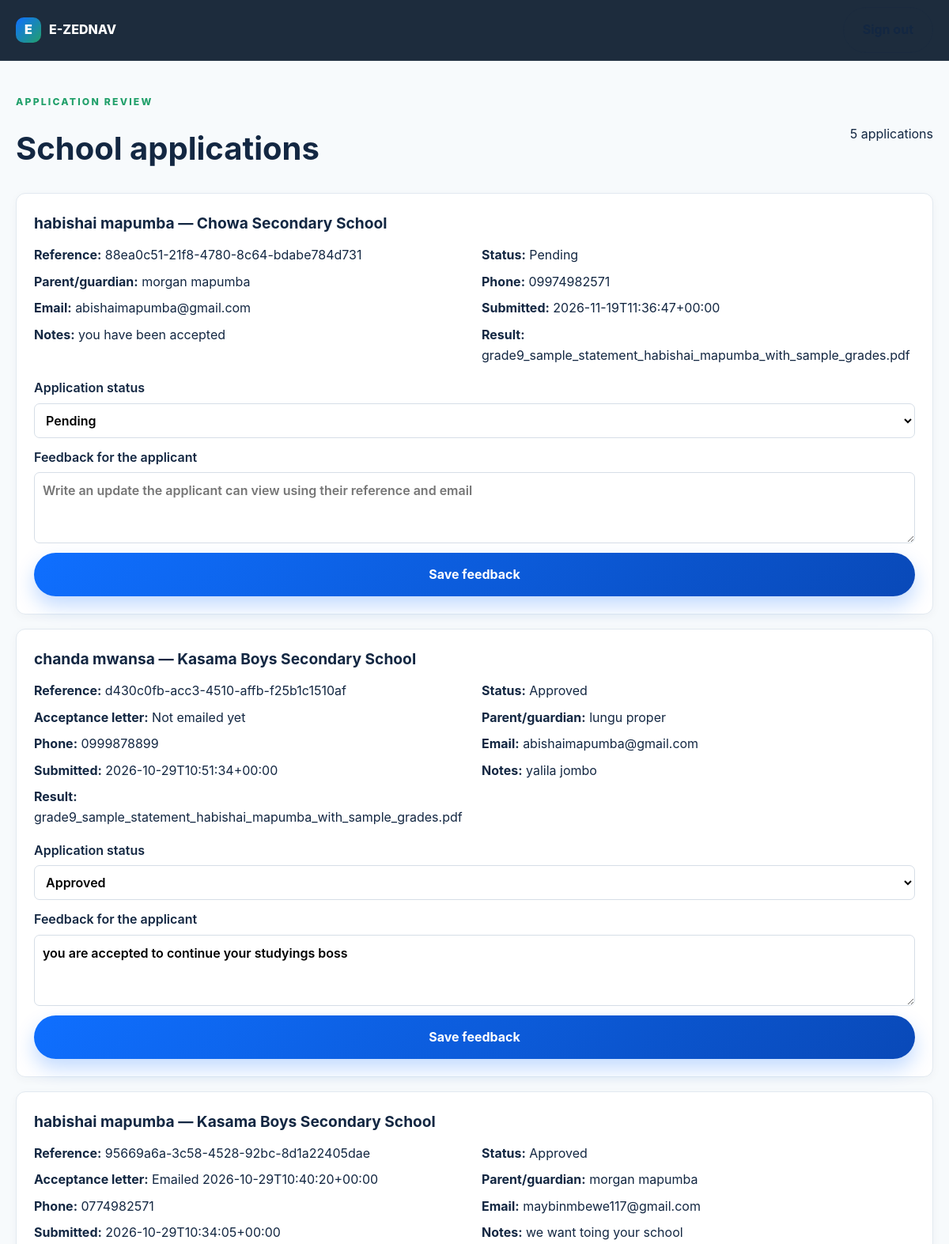
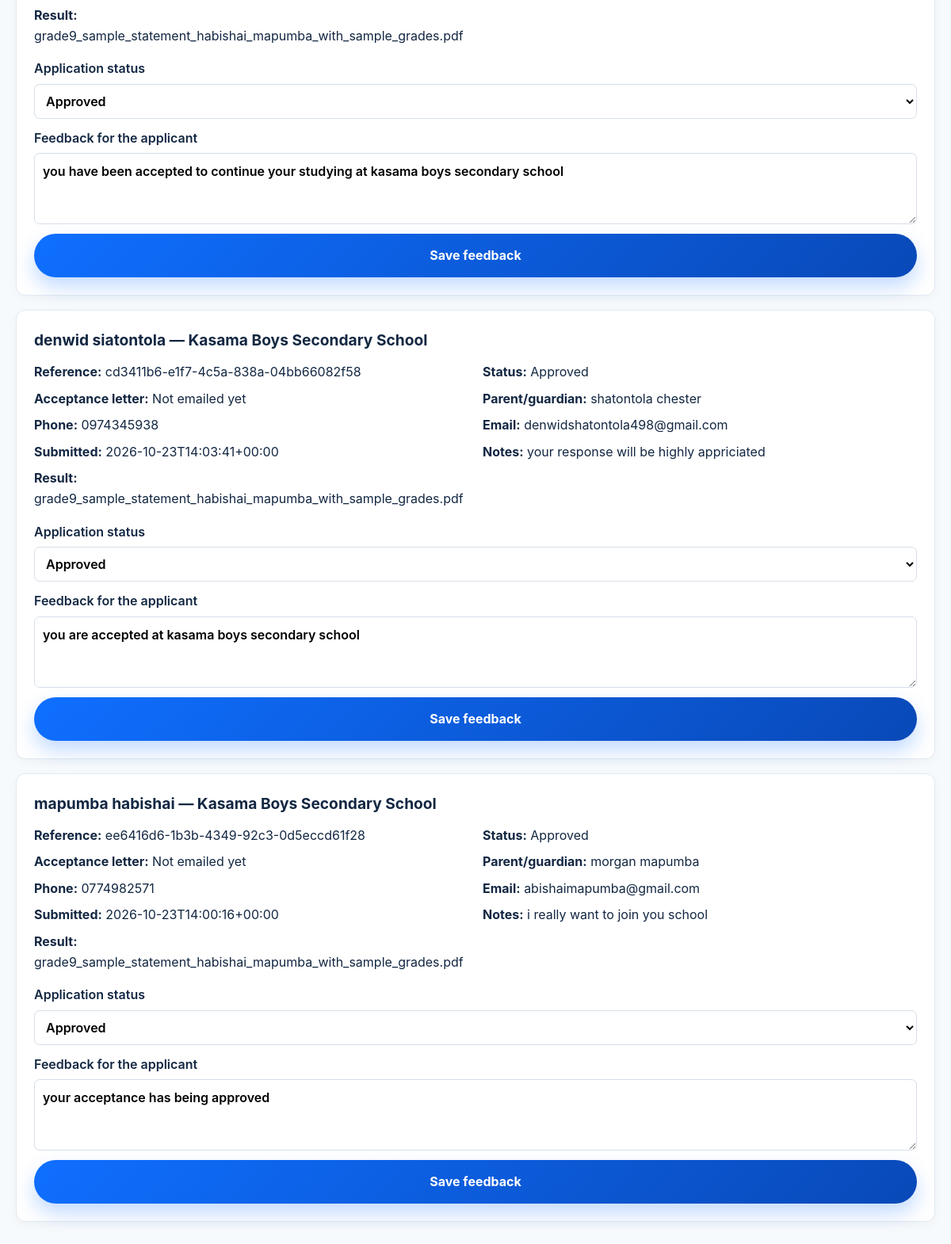
/admin (signed in), run on the app's committed database (2 pictures, top to bottom).
### tables this page shows
CREATE TABLE applications (
                    reference TEXT PRIMARY KEY,
                    school_name TEXT NOT NULL,
                    student_name TEXT NOT NULL,
                    guardian_name TEXT NOT NULL,
                    phone TEXT NOT NULL,
                    email TEXT NOT NULL,
                    notes TEXT NOT NULL DEFAULT '',
                    document_name TEXT NOT NULL,
                    document_type TEXT NOT NULL,
                    document_data BLOB NOT NULL,
                    status TEXT NOT NULL DEFAULT 'Pending',
                    feedback TEXT NOT NULL DEFAULT '',
                    submitted_at TEXT NOT NULL,
                    updated_at TEXT NOT NULL
                , acceptance_letter_sent_at TEXT);

### app.py (the view)
    @app.get("/admin")
    @require_admin
    def admin_dashboard() -> Any:
        with database() as connection:
            applications = connection.execute(
                """
                SELECT reference, school_name, student_name, guardian_name,
                       phone, email, notes, document_name, status, feedback,
                       submitted_at, updated_at, acceptance_letter_sent_at
                FROM applications
                ORDER BY submitted_at DESC
                """
            ).fetchall()
        return render_template(
            "admin_dashboard.html",
            applications=applications,
            statuses=APPLICATION_STATUSES,
            csrf_token=csrf_token(),
        )

### templates/admin_dashboard.html (shortened to what this page needs)
<!DOCTYPE html>
<html lang="en">
  <head>
    <link rel="stylesheet" href="/style.css" />
  </head>
  <body>
    <header class="site-header">
      <div class="container nav-wrap">
        <a href="/" class="brand"><span class="brand-mark">E</span>E-ZEDNAV</a>
        <form method="post" action="{{ url_for('admin_logout') }}">
          <button class="btn btn-secondary" type="submit">Sign out</button>
        </form>
      </div>
    </header>
    <main class="admin-page">
      <div class="container">
        <header class="admin-heading">
          <div>
            <p class="eyebrow">APPLICATION REVIEW</p>
            <h1>School applications</h1>
          </div>
          <p>{{ applications|length }} application{% if applications|length != 1 %}s{% endif %}</p>
        </header>
        {% if applications %}
          {% for application in applications %}
            <article class="admin-application">
              <h2>{{ application["student_name"] }} — {{ application["school_name"] }}</h2>
              <div class="admin-details">
                <p><strong>Reference:</strong> {{ application["reference"] }}</p>
                <p><strong>Status:</strong> {{ application["status"] }}</p>
                {% if application["acceptance_letter_sent_at"] %}
                  <p><strong>Acceptance letter:</strong> Emailed {{ application["acceptance_letter_sent_at"] }}</p>
                {% elif application["status"] == "Approved" %}
                  <p><strong>Acceptance letter:</strong> Not emailed yet</p>
                {% endif %}
                <p><strong>Parent/guardian:</strong> {{ application["guardian_name"] }}</p>
                <p><strong>Phone:</strong> {{ application["phone"] }}</p>
                <p><strong>Email:</strong> {{ application["email"] }}</p>
                <p><strong>Submitted:</strong> {{ application["submitted_at"] }}</p>
                <p><strong>Notes:</strong> {{ application["notes"] or "None provided" }}</p>
                <p><strong>Result:</strong> <a href="{{ url_for('application_document', reference=application['reference']) }}">{{ application["document_name"] }}</a></p>
              </div>
              <form class="admin-update" method="post" action="{{ url_for('update_application', reference=application['reference']) }}">
                <label>
                  Application status
                  <select name="status">
                    {% for status in statuses %}
                      <option value="{{ status }}" {% if status == application["status"] %}selected{% endif %}>{{ status }}</option>
                    {% endfor %}
                  </select>
                </label>
                <label>
                  Feedback for the applicant
                  <textarea name="feedback" maxlength="2000" placeholder="Write an update the applicant can view using their reference and email">{{ application["feedback"] }}</textarea>
                </label>
                <button class="btn btn-primary" type="submit">Save feedback</button>
              </form>
            </article>
          {% endfor %}
        {% else %}
          <p class="admin-empty">No applications have been submitted yet.</p>
        {% endif %}
      </div>
    </main>
  </body>
</html>

### style.css (style rules this page uses)
:root { --bg: #0a1b2d; --bg-soft: #14314d; --primary: #0f6fff; --primary-dark: #0949b8; --accent: #22a06b; --accent-soft: #e8f5ee; --card: #ffffff; --card-alt: #f4f8ff; --text: #132742; --muted: #5a6d82; --line: rgba(19, 39, 66, 0.1); --shadow: 0 20px 50px rgba(8, 23, 38, 0.12); }
* { box-sizing: border-box; margin: 0; padding: 0; }
html { scroll-behavior: smooth; }
body { font-family: "Inter", sans-serif; background: #f7fafc; color: var(--text); line-height: 1.6; }
a { color: inherit; text-decoration: none; }
button, input, select, textarea { font: inherit; }
.container { width: min(1160px, calc(100% - 32px)); margin: 0 auto; }
.site-header { position: sticky; top: 0; z-index: 1000; background: rgba(10, 27, 45, 0.92); border-bottom: 1px solid rgba(255, 255, 255, 0.08); backdrop-filter: blur(10px); }
.nav-wrap { display: flex; align-items: center; justify-content: space-between; min-height: 76px; gap: 18px; }
.brand { display: inline-flex; align-items: center; gap: 10px; font-weight: 800; color: #fff; }
.brand-mark { display: inline-grid; place-items: center; width: 32px; height: 32px; border-radius: 10px; background: linear-gradient(135deg, var(--primary), var(--accent)); color: #fff; font-weight: 900; }
.btn { display: inline-flex; align-items: center; justify-content: center; border: none; border-radius: 999px; padding: 0.92rem 1.5rem; font-weight: 700; cursor: pointer; transition: transform 0.2s ease, box-shadow 0.2s ease; }
.btn-primary { background: linear-gradient(135deg, var(--primary), var(--primary-dark)); color: #fff; box-shadow: 0 12px 24px rgba(15, 111, 255, 0.25); }
.btn-secondary { background: transparent; border: 1px solid rgba(19, 39, 66, 0.15); color: var(--text); }
.eyebrow { font-size: 0.76rem; letter-spacing: 0.18em; text-transform: uppercase; font-weight: 800; color: var(--accent); margin-bottom: 18px; }

### templates/admin_dashboard.html (style rules this page uses)
.admin-page { padding: 42px 0 70px; }
.admin-heading { display: flex; justify-content: space-between; align-items: center; gap: 16px; margin-bottom: 24px; }
.admin-heading h1 { font-size: clamp(1.8rem, 4vw, 2.5rem); }
.admin-application { margin-bottom: 18px; padding: 22px; border: 1px solid #e2e9f0; border-radius: 12px; background: #fff; box-shadow: 0 3px 12px rgba(19,39,66,.04); }
.admin-application h2 { margin-bottom: 12px; font-size: 1.2rem; }
.admin-details { display: grid; grid-template-columns: repeat(2, minmax(0, 1fr)); gap: 8px 18px; margin-bottom: 16px; }
.admin-details p { overflow-wrap: anywhere; }
.admin-update { display: grid; gap: 12px; }
.admin-update label { display: grid; gap: 6px; font-weight: 600; }
.admin-update select, .admin-update textarea { width: 100%; padding: 10px; border: 1px solid #d6dee7; border-radius: 7px; background: #fff; }
.admin-update textarea { min-height: 90px; }

### data on the page
applications: student_name "habishai mapumba", school_name "Chowa Secondary School", reference "88ea0c51-21f8-4780-8c64-bdabe784d731", status "Pending", guardian_name "morgan mapumba", phone "09974982571", email "abishaimapumba@gmail.com", submitted_at "2026-11-19T11:36:47+00:00", notes "you have been accepted", document_name "grade9_sample_statement_habishai_mapumba_with_sample_grades.pdf"
applications: student_name "chanda mwansa", school_name "Kasama Boys Secondary School", reference "d430c0fb-acc3-4510-affb-f25b1c1510af", status "Approved", shows "Acceptance letter:", guardian_name "lungu proper", phone "0999878899", email "abishaimapumba@gmail.com", submitted_at "2026-10-29T10:51:34+00:00", notes "yalila jombo", document_name "grade9_sample_statement_habishai_mapumba_with_sample_grades.pdf", feedback "you are accepted to continue your studyings boss"
applications: student_name "habishai mapumba", school_name "Kasama Boys Secondary School", reference "95669a6a-3c58-4528-92bc-8d1a22405dae", status "Approved", acceptance_letter_sent_at "2026-10-29T10:40:20+00:00", guardian_name "morgan mapumba", phone "0774982571", email "maybinmbewe117@gmail.com", submitted_at "2026-10-29T10:34:05+00:00", notes "we want toing your school", document_name "grade9_sample_statement_habishai_mapumba_with_sample_grades.pdf", feedback "you have been accepted to continue your studying at kasama boys secondary school"
applications: student_name "denwid siatontola", school_name "Kasama Boys Secondary School", reference "cd3411b6-e1f7-4c5a-838a-04bb66082f58", status "Approved", shows "Acceptance letter:", guardian_name "shatontola chester", phone "0974345938", email "denwidshatontola498@gmail.com", submitted_at "2026-10-23T14:03:41+00:00", notes "your response will be highly appriciated", document_name "grade9_sample_statement_habishai_mapumba_with_sample_grades.pdf", feedback "you are accepted at kasama boys secondary school"
applications: student_name "mapumba habishai", school_name "Kasama Boys Secondary School", reference "ee6416d6-1b3b-4349-92c3-0d5eccd61f28", status "Approved", shows "Acceptance letter:", guardian_name "morgan mapumba", phone "0774982571", email "abishaimapumba@gmail.com", submitted_at "2026-10-23T14:00:16+00:00", notes "i really want to join you school", document_name "grade9_sample_statement_habishai_mapumba_with_sample_grades.pdf", feedback "your acceptance has being approved"

### other printed values
{{ applications|length }} "5"
